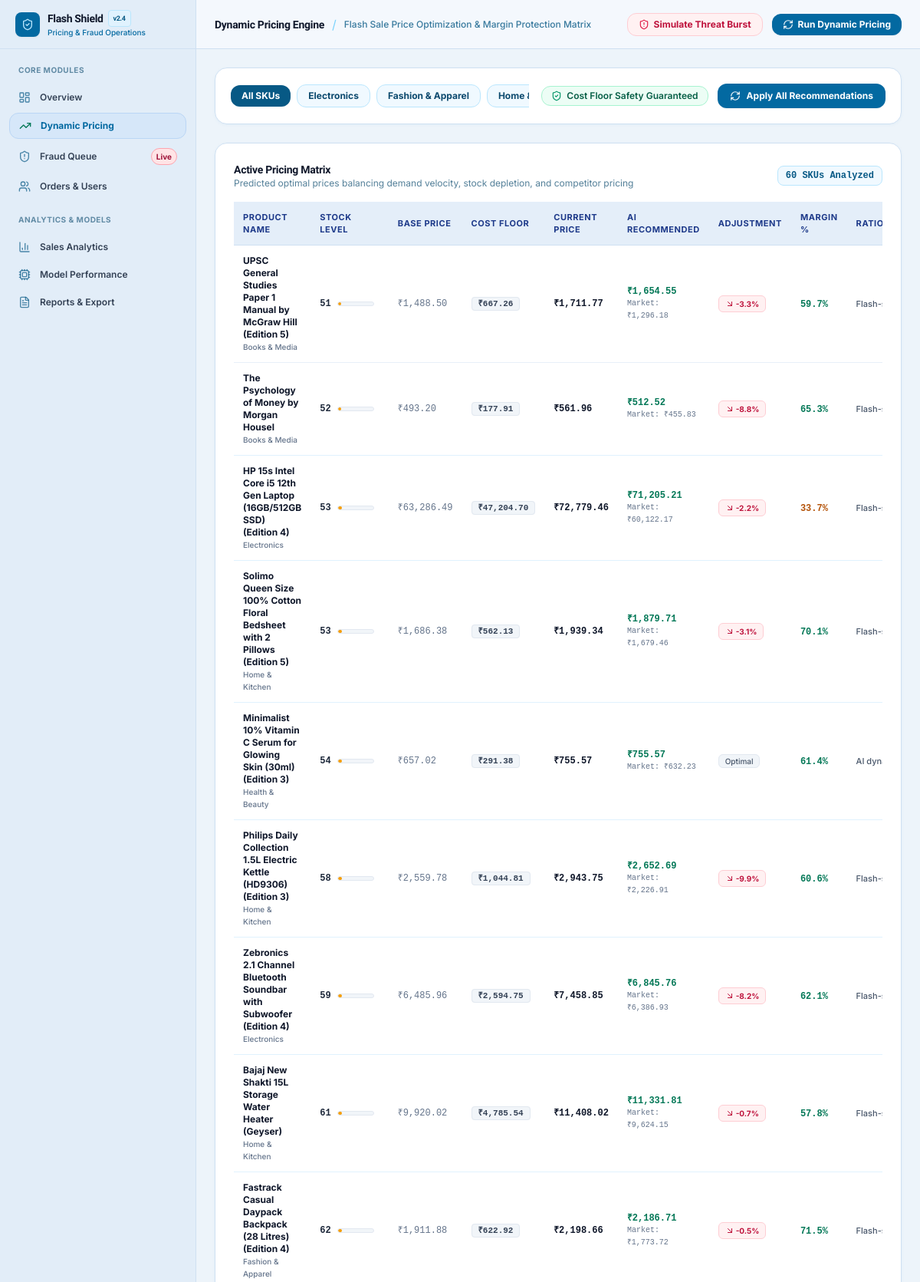
Page /admin/pricing (upper part) on the committed database.
### app/models.py (models this page shows, shortened)
class Product(db.Model):
    __tablename__ = 'products'
    id = db.Column(db.String(64), primary_key=True, default=generate_uuid)
    name = db.Column(db.String(255), nullable=False)
    category = db.Column(db.String(100), nullable=False)
    base_price = db.Column(db.Float, nullable=False)
    cost_price = db.Column(db.Float, nullable=False)
    current_price = db.Column(db.Float, nullable=False)
    stock_quantity = db.Column(db.Integer, nullable=False, default=100)
    popularity_score = db.Column(db.Float, nullable=False, default=0.5)
    created_at = db.Column(db.String(50), nullable=True)
    orders = db.relationship('Order', backref='product', lazy='dynamic')
    competitor_prices = db.relationship('CompetitorPrice', backref='product', lazy='dynamic')
    price_logs = db.relationship('PriceLog', backref='product', lazy='dynamic', order_by='PriceLog.timestamp.desc()')

### app/dashboard/routes.py (the view)
@dashboard_bp.route('/pricing')
def pricing():
    category = request.args.get('category', '')
    query = Product.query
    if category:
        query = query.filter_by(category=category)
    products = query.order_by(Product.stock_quantity.asc()).limit(60).all()
    recommendations = []
    for prod in products:
        rec = pricing_engine.recommend_price(prod)
        recommendations.append(rec)
    categories = [c[0] for c in db.session.query(Product.category).distinct().all()]
    return render_template(
        'admin/pricing.html',
        recommendations=recommendations,
        categories=categories,
        selected_category=category
    )

### app/dashboard/routes.py (called while the page is built)
@dashboard_bp.before_request
def require_admin():
    if request.endpoint != 'auth.admin_login' and not session.get('is_admin'):
        pass

### app/templates/admin/pricing.html (shortened to what this page needs)
{% extends "admin/layout.html" %}
{% block admin_title %}Dynamic Pricing Engine{% endblock %}
{% block admin_subtitle %}Flash Sale Price Optimization & Margin Protection Matrix{% endblock %}
{% block admin_content %}
<div class="p-5 admin-card flex flex-col md:flex-row md:items-center justify-between gap-4">
  <div class="flex items-center gap-2 overflow-x-auto pb-1 md:pb-0">
    <a href="{{ url_for('dashboard.pricing') }}"
      class="px-3.5 py-1.5 rounded-xl text-xs font-bold whitespace-nowrap transition-all
      {% if not selected_category %} bg-sky-800 text-white shadow-xs
      {% else %} bg-sky-50 text-sky-900 hover:bg-sky-100 border border-sky-200 {% endif %}">
      All SKUs
    </a>
    {% for cat in categories %}
      <a href="{{ url_for('dashboard.pricing', category=cat) }}"
        class="px-3.5 py-1.5 rounded-xl text-xs font-bold whitespace-nowrap transition-all
        {% if selected_category == cat %} bg-sky-800 text-white shadow-xs
        {% else %} bg-sky-50 text-sky-900 hover:bg-sky-100 border border-sky-200 {% endif %}">
        {{ cat }}
      </a>
    {% endfor %}
  </div>
  <div class="flex items-center gap-3 flex-shrink-0">
    <div class="hidden sm:flex items-center gap-1.5 px-3 py-1 rounded-xl bg-emerald-50 border border-emerald-200 text-emerald-800 text-xs font-semibold">
      <i data-lucide="shield-check" class="w-3.5 h-3.5 text-emerald-600"></i>
      <span>Cost Floor Safety Guaranteed</span>
    </div>
    <button onclick="applyAllPricingModal()"
      class="inline-flex items-center gap-2 px-4 py-2 rounded-xl bg-sky-700 hover:bg-sky-800 text-white text-xs font-bold shadow-sm transition-all">
      <i data-lucide="refresh-cw" class="w-3.5 h-3.5"></i>
      <span>Apply All Recommendations</span>
    </button>
  </div>
</div>
<div class="p-6 admin-card space-y-4">
  <div class="flex items-center justify-between">
    <div>
      <h3 class="text-sm font-bold text-slate-900 font-display">Active Pricing Matrix</h3>
      <p class="text-xs text-sky-900/70">Predicted optimal prices balancing demand velocity, stock depletion, and competitor pricing</p>
    </div>
    <span class="text-xs font-mono font-bold text-sky-800 bg-sky-50 px-2.5 py-1 rounded-lg border border-sky-200">{{ recommendations|length }} SKUs Analyzed</span>
  </div>
  <div class="overflow-x-auto">
    <table class="w-full text-left text-xs">
      <thead>
        <tr class="admin-table-header">
          <th class="py-3 px-3">Product Name</th>
          <th class="py-3 px-3">Stock Level</th>
          <th class="py-3 px-3">Base Price</th>
          <th class="py-3 px-3">Cost Floor</th>
          <th class="py-3 px-3">Current Price</th>
          <th class="py-3 px-3">AI Recommended</th>
          <th class="py-3 px-3">Adjustment</th>
          <th class="py-3 px-3">Margin %</th>
          <th class="py-3 px-3">Rationale</th>
        </tr>
      </thead>
      <tbody class="divide-y divide-sky-100 font-medium" id="pricing-table-body">
        {% for rec in recommendations %}
          <tr class="admin-table-row group" id="row-{{ rec.product_id }}">
            <td class="py-3 px-3">
              <div class="font-bold text-slate-900 hover:text-brand-600 transition-colors cursor-pointer" onclick="openPriceHistoryModal('{{ rec.product_id }}')">
                {{ rec.product_name }}
              </div>
              <div class="text-[10px] text-slate-500 font-medium">{{ rec.category }}</div>
            </td>
            <td class="py-3 px-3">
              <div class="flex items-center gap-2">
                <span class="font-mono text-slate-800 font-semibold">{{ rec.stock }}</span>
                <div class="w-12 bg-slate-100 h-1.5 rounded-full overflow-hidden border border-slate-200">
                  <div class="h-full rounded-full {% if rec.stock < 50 %}bg-rose-500{% elif rec.stock < 150 %}bg-amber-500{% else %}bg-emerald-500{% endif %}" style="width: {{ (rec.stock / 500) * 100 }}%"></div>
                </div>
              </div>
            </td>
            <td class="py-3 px-3 font-mono text-slate-500">{{ rec.base_price | currency }}</td>
            <td class="py-3 px-3 font-mono">
              <span class="px-2 py-0.5 rounded bg-slate-100 text-slate-700 text-[11px] font-semibold border border-slate-200">{{ rec.cost_price | currency }}</span>
            </td>
            <td class="py-3 px-3 font-mono text-slate-900 font-bold" id="curr-price-{{ rec.product_id }}">{{ rec.current_price | currency }}</td>
            <td class="py-3 px-3">
              <div class="font-mono font-bold text-emerald-700 text-xs">
                {{ rec.recommended_price | currency }}
              </div>
              <div class="text-[10px] text-slate-500 font-mono">Market: {{ rec.competitor_avg | currency }}</div>
            </td>
            <td class="py-3 px-3">
              {% if rec.price_diff < 0 %}
                <span class="inline-flex items-center gap-0.5 px-2 py-0.5 rounded-md bg-rose-50 text-rose-700 text-[10px] font-bold border border-rose-200">
                  <i data-lucide="arrow-down-right" class="w-3 h-3"></i>
                  <span>{{ rec.price_diff_pct }}%</span>
                </span>
              {% elif rec.price_diff > 0 %}
                <span class="inline-flex items-center gap-0.5 px-2 py-0.5 rounded-md bg-emerald-50 text-emerald-700 text-[10px] font-bold border border-emerald-200">
                  <i data-lucide="arrow-up-right" class="w-3 h-3"></i>
                  <span>+{{ rec.price_diff_pct }}%</span>
                </span>
              {% else %}
                <span class="px-2 py-0.5 rounded-md bg-slate-100 text-slate-600 text-[10px] font-medium border border-slate-200">Optimal</span>
              {% endif %}
            </td>
            <td class="py-3 px-3">
              <span class="font-mono font-bold {% if rec.profit_margin > 40 %}text-emerald-700{% elif rec.profit_margin > 20 %}text-amber-700{% else %}text-rose-700{% endif %}">
                {{ rec.profit_margin }}%
              </span>
            </td>
            <td class="py-3 px-3 text-slate-600 max-w-xs truncate text-[11px]" title="{{ rec.reason }}">
              {{ rec.reason }}
            </td>
          </tr>
        {% endfor %}
      </tbody>
    </table>
  </div>
</div>
{% endblock %}

### app/static/css/custom.css (style rules this page uses)
:root { --font-sans: 'Inter', -apple-system, BlinkMacSystemFont, "Segoe UI", Roboto, sans-serif; --font-display: 'Plus Jakarta Sans', 'Inter', sans-serif; --admin-bg: #edf4fa; --admin-sidebar-bg: #e2edf8; --admin-header-bg: #f4f8fd; --admin-card-bg: #ffffff; --admin-border: #cfe0f2; --admin-border-subtle: #dbe7f5; --admin-accent: #0284c7; --admin-accent-dark: #0369a1; --admin-nav-active-bg: #d6e7f9; --admin-nav-active-text: #0369a1; --storefront-top-bg: #091322; --storefront-header-bg: #0f1f38; --storefront-header-border: #1a335a; --storefront-hero-start: #0c192c; --storefront-hero-mid: #112542; --storefront-hero-end: #183358; --text-main: #0f172a; --text-muted: #475569; --text-subtle: #64748b; }
body { font-family: var(--font-sans); color: var(--text-main); -webkit-font-smoothing: antialiased; -moz-osx-font-smoothing: grayscale; }
h1, h2, h3, h4, .font-display { font-family: var(--font-display); letter-spacing: -0.02em; }
.admin-card { background: #ffffff !important; border: 1px solid var(--admin-border) !important; border-radius: 16px; box-shadow: 0 1px 4px 0 rgba(2, 132, 199, 0.05), 0 1px 2px -1px rgba(2, 132, 199, 0.04); }
.admin-table-header { background-color: #e4eef9 !important; color: #1e3a8a !important; font-size: 11px; font-weight: 700; text-transform: uppercase; letter-spacing: 0.05em; border-bottom: 1px solid var(--admin-border) !important; }
.admin-table-row { border-bottom: 1px solid #e7eff8; transition: background-color 0.15s ease; }

### rows in the picture
Product: product_name "UPSC General Studies Paper 1 Manual by McGraw Hill (Edition 5)", category "Books & Media", stock "51", {{ (rec.stock / 500) * 100 }} 10.2 (drawn), base_price "₹1,488.50", cost_price "₹667.26", current_price "₹1,711.77", recommended_price "₹1,654.55", competitor_avg "₹1,296.18", price_diff_pct "-3.3", profit_margin "59.7", reason "Flash-sale promotional discount (3.3% cut) targeting…"
Product: product_name "The Psychology of Money by Morgan Housel", category "Books & Media", stock "52", {{ (rec.stock / 500) * 100 }} 10.4 (drawn), base_price "₹493.20", cost_price "₹177.91", current_price "₹561.96", recommended_price "₹512.52", competitor_avg "₹455.83", price_diff_pct "-8.8", profit_margin "65.3", reason "Flash-sale promotional discount (8.8% cut) targeting…"
Product: product_name "HP 15s Intel Core i5 12th Gen Laptop (16GB/512GB SSD) (Edition 4)", category "Electronics", stock "53", {{ (rec.stock / 500) * 100 }} 10.6 (drawn), base_price "₹63,286.49", cost_price "₹47,204.70", current_price "₹72,779.46", recommended_price "₹71,205.21", competitor_avg "₹60,122.17", price_diff_pct "-2.2", profit_margin "33.7", reason "Flash-sale promotional discount (2.2% cut) targeting…"
Product: product_name "Solimo Queen Size 100% Cotton Floral Bedsheet with 2 Pillows (Edition 5)", category "Home & Kitchen", stock "53", {{ (rec.stock / 500) * 100 }} 10.6 (drawn), base_price "₹1,686.38", cost_price "₹562.13", current_price "₹1,939.34", recommended_price "₹1,879.71", competitor_avg "₹1,679.46", price_diff_pct "-3.1", profit_margin "70.1", reason "Flash-sale promotional discount (3.1% cut) targeting c…"
Product: product_name "Minimalist 10% Vitamin C Serum for Glowing Skin (30ml) (Edition 3)", category "Health & Beauty", stock "54", {{ (rec.stock / 500) * 100 }} 10.8 (drawn), base_price "₹657.02", cost_price "₹291.38", current_price "₹755.57", recommended_price "₹755.57", competitor_avg "₹632.23", shows "Optimal", profit_margin "61.4", reason "AI dynamic equilibrium optimization based on real-tim…"
Product: product_name "Philips Daily Collection 1.5L Electric Kettle (HD9306) (Edition 3)", category "Home & Kitchen", stock "58", {{ (rec.stock / 500) * 100 }} 11.600000000000001 (drawn), base_price "₹2,559.78", cost_price "₹1,044.81", current_price "₹2,943.75", recommended_price "₹2,652.69", competitor_avg "₹2,226.91", price_diff_pct "-9.9", profit_margin "60.6", reason "Flash-sale promotional discount (9.9% cut) targeting…"
Product: product_name "Zebronics 2.1 Channel Bluetooth Soundbar with Subwoofer (Edition 4)", category "Electronics", stock "59", {{ (rec.stock / 500) * 100 }} 11.799999999999999 (drawn), base_price "₹6,485.96", cost_price "₹2,594.75", current_price "₹7,458.85", recommended_price "₹6,845.76", competitor_avg "₹6,386.93", price_diff_pct "-8.2", profit_margin "62.1", reason "Flash-sale promotional discount (8.2% cut) targeting…"
Product: product_name "Bajaj New Shakti 15L Storage Water Heater (Geyser)", category "Home & Kitchen", stock "61", {{ (rec.stock / 500) * 100 }} 12.2 (drawn), base_price "₹9,920.02", cost_price "₹4,785.54", current_price "₹11,408.02", recommended_price "₹11,331.81", competitor_avg "₹9,624.15", price_diff_pct "-0.7", profit_margin "57.8", reason "Flash-sale promotional discount (0.7% cut) targeting c…"
Product: product_name "Fastrack Casual Daypack Backpack (28 Litres) (Edition 4)", category "Fashion & Apparel", stock "62", {{ (rec.stock / 500) * 100 }} 12.4 (drawn), base_price "₹1,911.88", cost_price "₹622.92", current_price "₹2,198.66", recommended_price "₹2,186.71", competitor_avg "₹1,773.72", price_diff_pct "-0.5", profit_margin "71.5", reason "Flash-sale promotional discount (0.5% cut) targeting…"

### other values in the picture
{{ cat }} "Electronics" "Fashion & Apparel" "Home…"
{{ recommendations|length }} "60"
